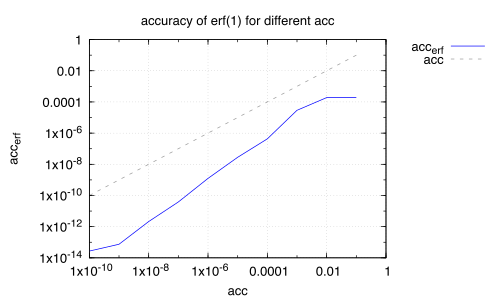

Recreate this plot in gnuplot.
set terminal pdfcairo enhanced font "Helvetica,14"
set output "erf1.pdf"

set title "accuracy of erf(1) for different acc"
set xlabel "acc"
set ylabel "acc_{erf}"
set grid
set key outside
set logscale x 10
set logscale y 10

plot \
    'erf1.dat' using 1:2 with lines lc rgb "blue" title "acc_{erf}", \
    'erf1.dat' using 1:1 with lines lc rgb "#99000000" dashtype 2 title "acc"
